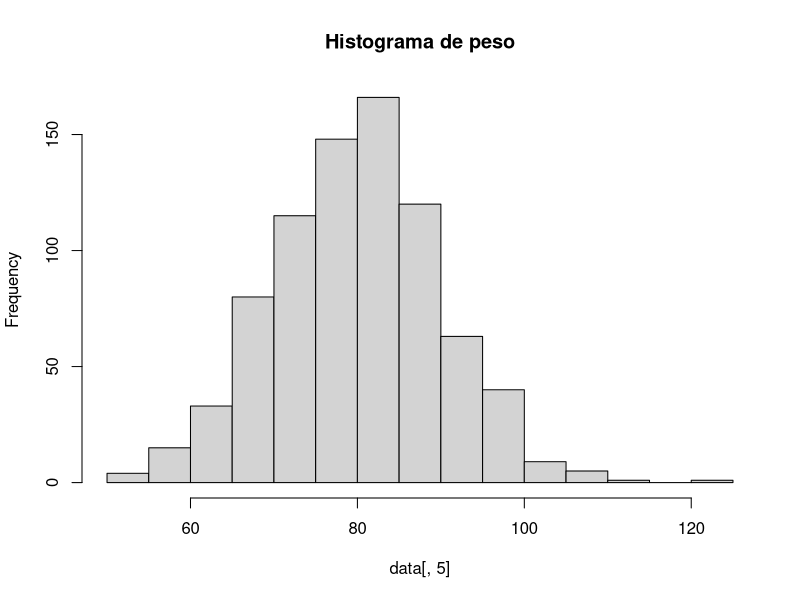
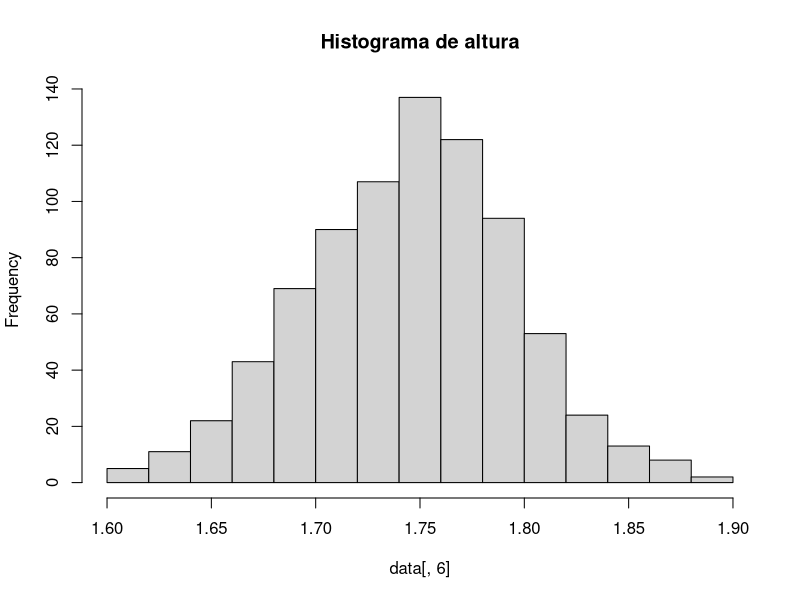
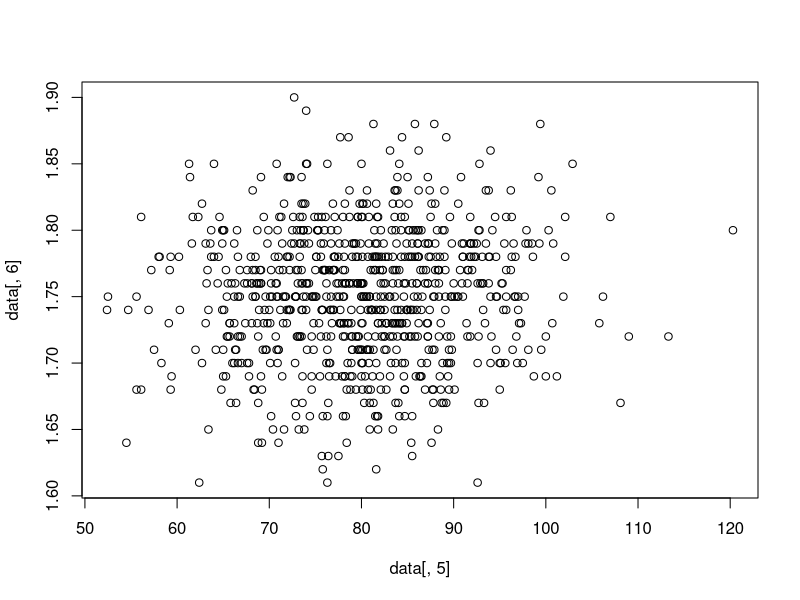
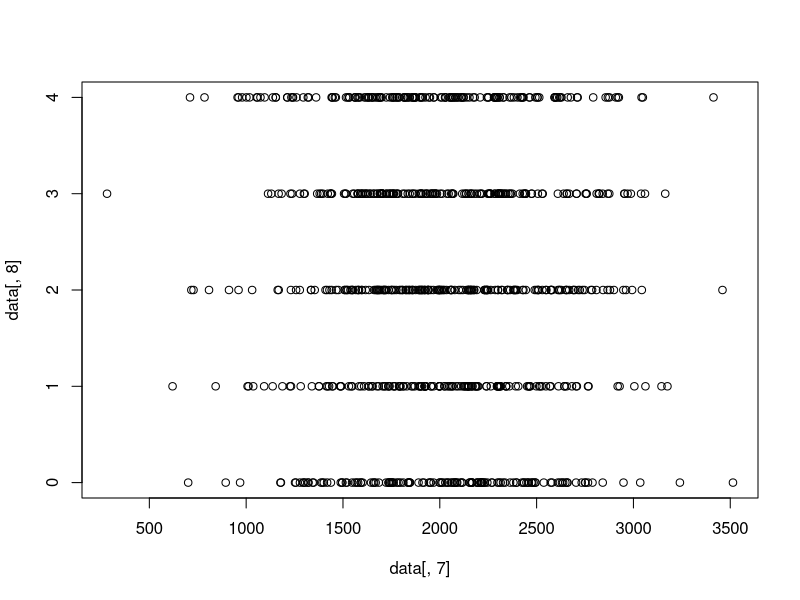

Write the R code that produced these figures, in order.

set.seed(7)
#TAMANHO
size <- 800

#INDICES
indices <- 1:size

#CATEGORIAS
genero <- c("Masculino", 
            "Feminino")

formacao <- c("Médio", 
              "Superior incompleto", 
              "Superior completo",
              "Pós-graducação", 
              "Mestrado", 
              "Doutorado")

religiao <- c("Nd", 
              "Cristianismo", 
              "Budismo", 
              "Hinduísmo", 
              "Islamismo")



data <- data.frame(indice = indices,
                   genero = sample(genero, size, TRUE),
                   formacao = sample(formacao, size, TRUE),
                   religiao = sample(religiao, size, TRUE),
                   peso = round(rnorm(size, 80, 10), digits = 1),
                   altura = round(rnorm(size, 1.75, c(0.05)), digits = 2),
                   salario = round(rnorm(size, 2000, 500), digits = 2),
                   filho = floor(runif(size, 0, 5)),
                   automovel =  floor(runif(size, 0, 3)))


#Salvando dataframe
arquivo <- "r_file" # Define nome do arquivo
caminho <- paste(getwd(), arquivo, sep="/") # Define diretorio
write.table(data, file = caminho, sep = ";") # Salva dataframe


#GERANDO INFORMAÇÕES

#Histogramas
hist(data[,5], main = "Histograma de peso")
hist(data[,6], main = "Histograma de altura")


#Gráfico de peso x altura
plot(x = data[,5], y = data[,6])

#Gráfico de salário x filhos
plot(x = data[,7], y = data[,8])


# Split por categoria
data_genero <- split(data[,5:9], data$genero)
data_formacao <- split(data[,5:9], data$formacao)
data_religiao <- split(data[,5:9], data$religiao)


# Médias por genero
medias_por_genero <- data.frame( 
  media_geral = sapply(data[, 5:9], mean),
  media_feminino = sapply(data_genero$Feminino[,1:5], mean),
  media_masculino = sapply(data_genero$Masculino[,1:5], mean))

#Visualização
View(medias_por_genero)

#Soma por religião
filhos_e_automoveis_por_religiao <- data.frame(
    soma_total = sapply(data[,8:9], sum),
    soma_budismo = sapply(data_religiao$Budismo[,4:5], sum),
    soma_cristianismo = sapply(data_religiao$Cristianismo[,4:5], sum),
    soma_nd = sapply(data_religiao$Nd[,4:5], sum),
    soma_hinduismo = sapply(data_religiao$Hinduísmo[,4:5], sum),
    soma_islamismo = sapply(data_religiao$Islamismo[,4:5], sum))

View(filhos_e_automoveis_por_religiao)


# Quantidade por categoria
categorias <- apply(data[2:4], 2, table)
categorias$genero
categorias$religiao
categorias$formacao
